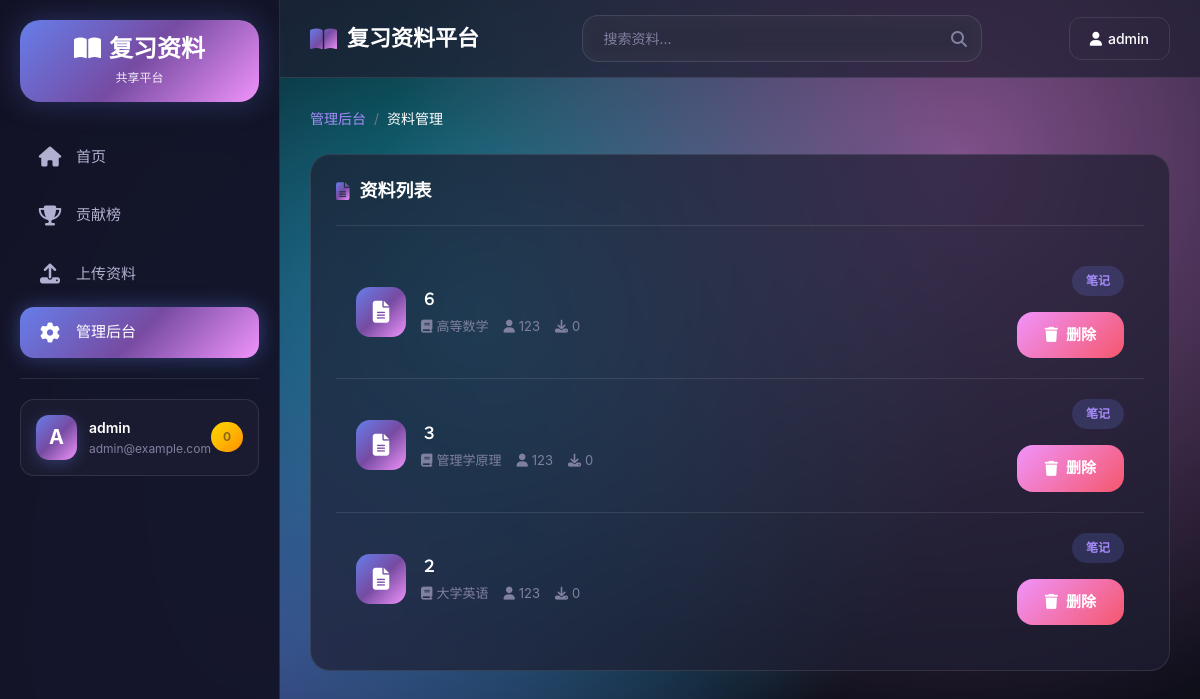
Page /admin/materials (signed in) on the earlier database version.
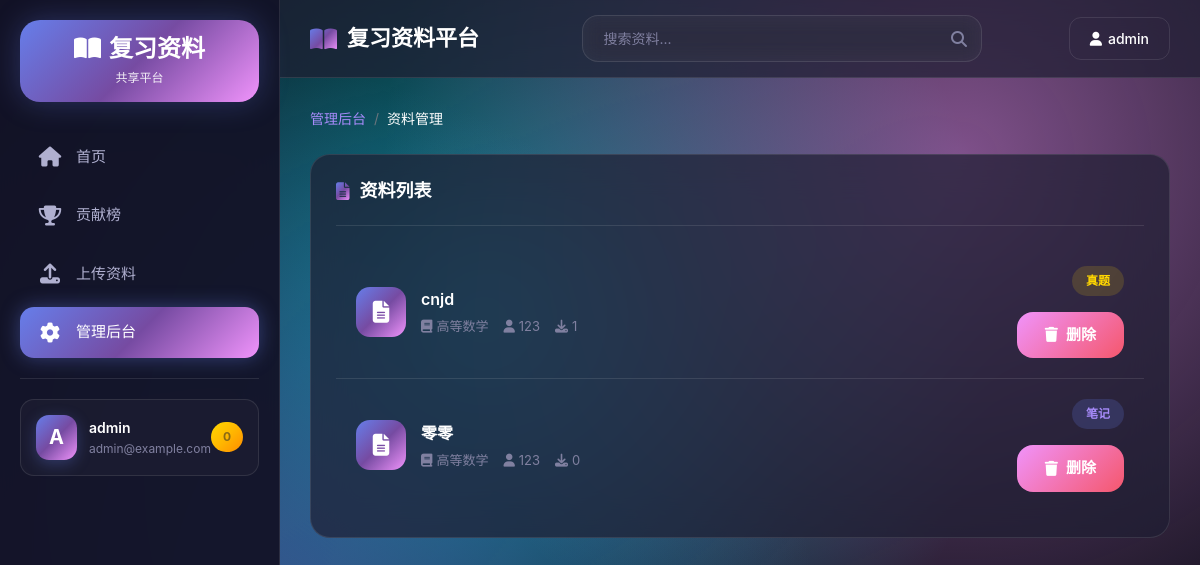
Same page on the later database version.
### app/models.py (models this page shows, shortened)
class Material(db.Model):
    id = db.Column(db.Integer, primary_key=True)
    title = db.Column(db.String(200), nullable=False)
    description = db.Column(db.Text)
    file_path = db.Column(db.String(255), nullable=False)
    file_type = db.Column(db.String(20), nullable=False)
    material_type = db.Column(db.String(20), nullable=False)
    uploader_id = db.Column(db.Integer, db.ForeignKey('user.id'))
    course_id = db.Column(db.Integer, db.ForeignKey('course.id'))
    upload_time = db.Column(db.DateTime, default=datetime.utcnow)
    download_count = db.Column(db.Integer, default=0)
    is_approved = db.Column(db.Boolean, default=True)
    downloads = db.relationship('DownloadRecord', backref='material', lazy='dynamic')

class Course(db.Model):
    id = db.Column(db.Integer, primary_key=True)
    name = db.Column(db.String(100), nullable=False)
    category = db.Column(db.String(50), nullable=False)
    materials = db.relationship('Material', backref='course', lazy='dynamic')

class User(UserMixin, db.Model):
    id = db.Column(db.Integer, primary_key=True)
    username = db.Column(db.String(80), unique=True, nullable=False)
    email = db.Column(db.String(120), unique=True, nullable=False)
    password_hash = db.Column(db.String(128), nullable=False)
    is_admin = db.Column(db.Boolean, default=False)
    points = db.Column(db.Integer, default=0)
    created_at = db.Column(db.DateTime, default=datetime.utcnow)
    materials = db.relationship('Material', backref='uploader', lazy='dynamic')
    downloads = db.relationship('DownloadRecord', backref='user', lazy='dynamic')

### app/admin.py (the view)
@bp.route('/admin/materials')
@login_required
def manage_materials():
    if not is_admin():
        flash('无权访问', 'danger')
        return redirect(url_for('main.index'))
    materials = Material.query.order_by(Material.upload_time.desc()).all()
    return render_template('admin/materials.html', materials=materials)

### app/admin.py (called while the page is built)
def is_admin():
    return current_user.is_authenticated and current_user.is_admin

### app/models.py (called while the page is built)
@login_manager.user_loader
def load_user(user_id):
    return User.query.get(int(user_id))

### app/templates/admin/materials.html (shortened to what this page needs)
{% extends 'base.html' %}
{% block content %}
<nav aria-label="breadcrumb" class="mb-4">
    <ol class="breadcrumb">
        <li class="breadcrumb-item"><a href="{{ url_for('admin.index') }}">管理后台</a></li>
        <li class="breadcrumb-item active">资料管理</li>
    </ol>
</nav>
<div class="glass-card">
    <div class="glass-card-header">
        <h2 class="glass-card-title">
            <i class="fas fa-file-alt"></i>资料列表
        </h2>
    </div>
    <div style="padding: 0;">
        {% if materials %}
            {% for material in materials %}
            <div class="material-item" style="cursor: default;">
                <div class="material-item-icon">
                    <i class="fas fa-file-alt"></i>
                </div>
                <div class="material-item-content">
                    <div class="material-item-title">{{ material.title }}</div>
                    <div class="material-item-meta">
                        <span><i class="fas fa-book"></i>{{ material.course.name }}</span>
                        <span><i class="fas fa-user"></i>{{ material.uploader.username }}</span>
                        <span><i class="fas fa-download"></i>{{ material.download_count }}</span>
                    </div>
                </div>
                <div class="material-item-stats">
                    <span class="material-badge {{ 'badge-notes' if material.material_type == 'notes' else 'badge-exam' }}">
                        {{ '笔记' if material.material_type == 'notes' else '真题' }}
                    </span>
                    <a href="{{ url_for('admin.delete_material', material_id=material.id) }}" class="btn btn-danger btn-sm mt-2" onclick="return confirm('确定要删除该资料吗？')">
                        <i class="fas fa-trash"></i> 删除
                    </a>
                </div>
            </div>
            {% endfor %}
        {% else %}
            <div class="text-center py-10 text-muted">
                <i class="fas fa-inbox fa-5x mb-4"></i>
                <p style="font-size: 16px;">暂无资料</p>
            </div>
        {% endif %}
    </div>
</div>
{% endblock %}

Differences in the rows shown:
removed Material: title "６", course.name "高等数学", uploader.username "123", download_count "0", material_type "笔记"
changed Material: title "３" → "cnjd"; course.name "管理学原理" → "高等数学"; download_count "0" → "1"; material_type "笔记" → "真题"
changed Material "笔记": title "２" → "零零"; course.name "大学英语" → "高等数学"
